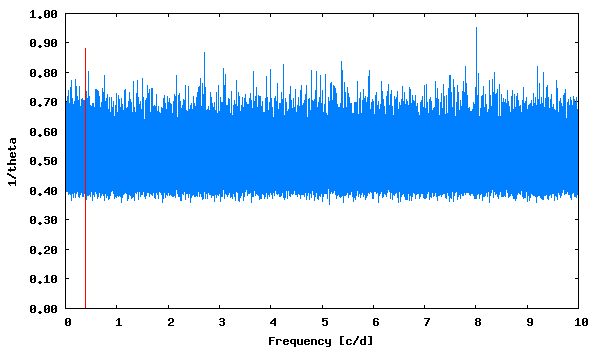

gnuplot code for this plot:
set term png size 600,350 medium
set colors classic
set output "phase_lc_2.lk.png"
set xlabel "Frequency [c/d]"
set ylabel "1/theta"
set format y "%5.2f"
plot [] "lk.periodogram" using 1:2 with lines linecolor 3 title "", "<echo '0.384607  0.88'" with impulses linecolor 1 title ""
 
